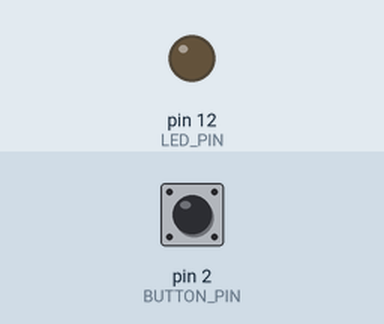
A sketch run on a simulated Arduino Uno, built with avr-gcc and run on an emulated ATmega328P. Shown: output pins drawn as LEDs (lit = HIGH). The test bench sets the inputs (shaded band); at power-on: pin 2 (BUTTON_PIN) LOW.

Above: at 1.2 s.
1.3 s: pin 2 (BUTTON_PIN) pulled HIGH for 0.15 s
At 1.7 s:
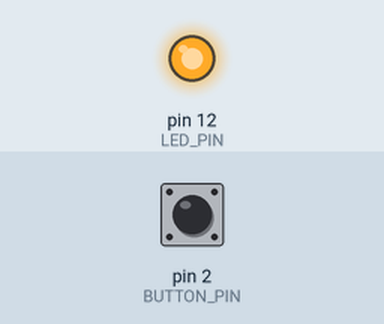
Timing chart, 0 to 7.8 s (numbered marks = the images above; inputs shaded):
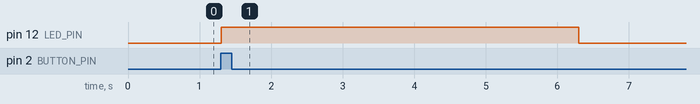

Measured:
- after the input at 1.3 s, pin 12 (LED_PIN): LOW → HIGH at once, → LOW 5.0 s later

The sketch:

05.ino
```cpp
#define BUTTON_PIN 2
#define LED_PIN 12

void setup() {
  pinMode(BUTTON_PIN, INPUT);
  pinMode(LED_PIN, OUTPUT);

}

void loop() {
  if (digitalRead (BUTTON_PIN) == HIGH) {
    digitalWrite(LED_PIN, HIGH);
    delay(5000);
  }
  else {
    digitalWrite(LED_PIN, LOW);
  }

}
```
